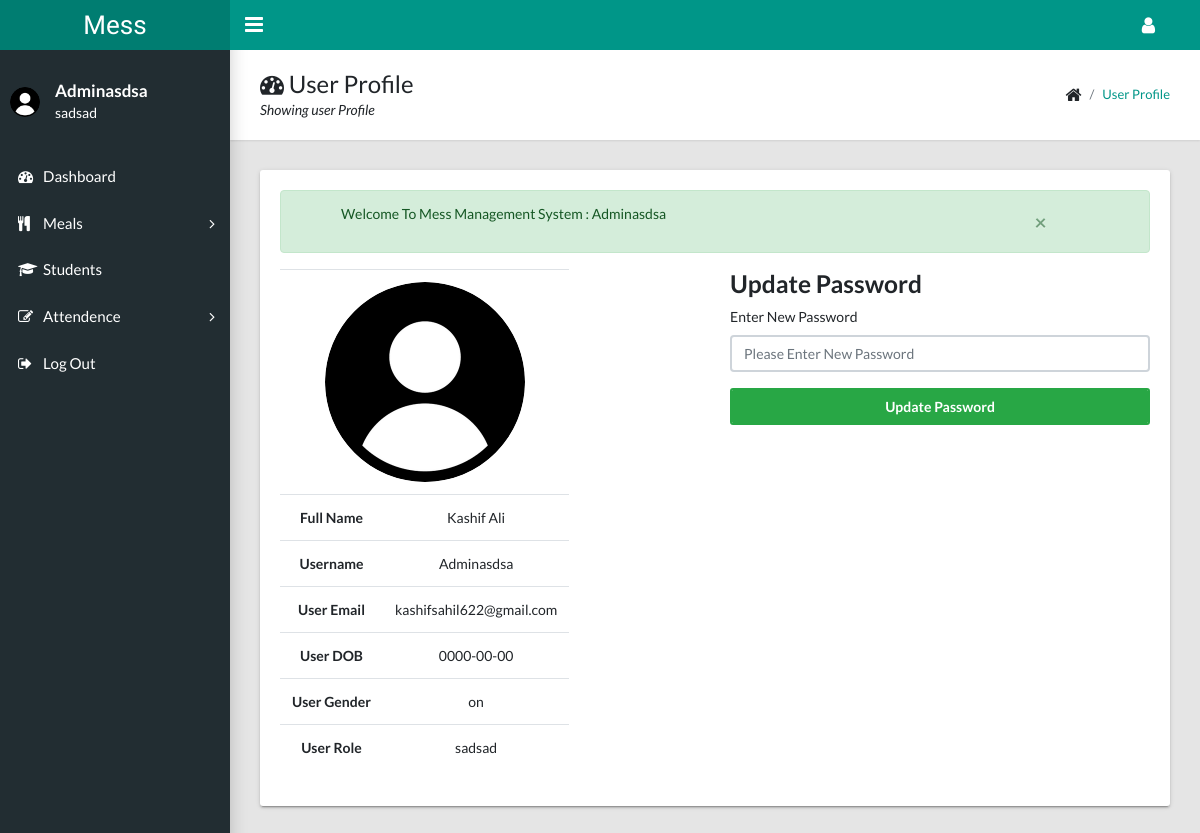
Screenshot of /profile.php (signed in) with the database file from the repository.
### tables this page shows
CREATE TABLE `users` (
  `id` int(11) NOT NULL,
  `full_name` varchar(150) NOT NULL,
  `username` varchar(150) NOT NULL,
  `email` varchar(200) NOT NULL,
  `password` varchar(255) NOT NULL,
  `dob` date NOT NULL,
  `gender` varchar(20) NOT NULL,
  `user_type` varchar(20) NOT NULL,
  `user_role` varchar(50) NOT NULL,
  `created_at` datetime NOT NULL,
  `created_by` varchar(150) NOT NULL
);

### profile.php (the view, shortened to what this page needs)
<?php
  include 'includes/connection.php';
  include 'includes/sessions.php';
  include 'includes/header.php';
?>
    <aside class="app-sidebar">
      <div class="app-sidebar__user"><img class="app-sidebar__user-avatar" width="30" height="30" src="images/user.png" alt="User Image">
        <div>
          <p class="app-sidebar__user-name font-weight-bold"><?php echo $_SESSION['login_user']; ?></p>
          <p class="app-sidebar__user-designation"><?php echo $_SESSION['user_role'] ?></p>
        </div>
      </div>
      <ul class="app-menu">
        <li><a class="app-menu__item" href="index.php"><i class="app-menu__icon fa fa-dashboard"></i><span class="app-menu__label">Dashboard</span></a></li>
        <li class="treeview"><a class="app-menu__item" href="#" data-toggle="treeview"><i class="app-menu__icon fa fa-cutlery"></i><span class="app-menu__label">Meals</span><i class="treeview-indicator fa fa-angle-right"></i></a>
        </li>
        <li><a class="app-menu__item" href="students.php"><i class="app-menu__icon fa fa-graduation-cap"></i><span class="app-menu__label">Students</span></a></li>
        <li class="treeview"><a class="app-menu__item" href="#" data-toggle="treeview"><i class="app-menu__icon fa fa-edit"></i><span class="app-menu__label">Attendence</span><i class="treeview-indicator fa fa-angle-right"></i></a>
        </li>
        <li><a class="app-menu__item" href="logout.php"><i class="app-menu__icon fa fa-sign-out"></i><span class="app-menu__label">Log Out</span></a></li>
      </ul>
    </aside>
    <main class="app-content">
      <div class="app-title">
        <div>
          <h1><i class="fa fa-dashboard"></i> User Profile</h1>
          <p>Showing user Profile</p>
        </div>
        <ul class="app-breadcrumb breadcrumb">
          <li class="breadcrumb-item"><i class="fa fa-home fa-lg"></i></li>
          <li class="breadcrumb-item"><a href="#">User Profile</a></li>
        </ul>
      </div>
      <div class="row">
        <div class="col-md-12">
          <div class="tile">
            <div class="tile-body">
              <?php
                  if (isset($_SESSION['message'])) {
                    message();
                  }
                ?>
              <div class="row">
                <div class="col-md-6">
                  <?php
                  $id=$_SESSION['login_id'];
                    $userq=mysqli_query($conn,"SELECT * FROM users WHERE id={$id}");
                    $user_set=mysqli_fetch_assoc($userq);
                   ?>
                   <table class="table table-responsive text-center">
                    <tr>
                      <td colspan="2">
                        <img src="images/user.png" alt="user Image" style="max-height: 200px; max-width: 200px;" class="img rounded-circle img-fluid">
                      </td>
                    </tr>
                    <tr>
                      <th>Full Name</th>
                      <td> <?php echo $user_set['full_name']; ?></td>
                    </tr>
                    <tr>
                      <th>Username</th>
                      <td> <?php echo $user_set['username']; ?></td>
                    </tr>
                    <tr>
                      <th>User Email</th>
                      <td> <?php echo $user_set['email']; ?></td>
                    </tr>
                    <tr>
                      <th>User DOB</th>
                      <td> <?php echo $user_set['dob']; ?></td>
                    </tr>
                    <tr>
                      <th>User Gender</th>
                      <td> <?php echo $user_set['gender']; ?></td>
                    </tr>
                    <tr>
                      <th>User Role</th>
                      <td> <?php echo $user_set['user_role']; ?></td>
                    </tr>
                   </table>
                </div>
                <div class="col-md-6">
                  <h3>Update Password</h3>
                  <form action="" method="POST">
                    <div class="form-group">
                      <label class="control-label">Enter New Password</label>
                      <input type="password" name="password" class="form-control" placeholder="Please Enter New Password" required>
                    </div>
                    <div class="form-group">
                      <input type="submit" value="Update Password" name="submit" class="btn btn-success form-control">
                    </div>
                  </form>
                </div>
              </div>
            </div>
          </div>
        </div>
      </div>
    </main>
  </body>
</html>

### rows the page displays
users: full_name "Kashif Ali", username "Adminasdsa", email "kashifsahil622@gmail.com", dob "0000-00-00", gender "on", user_role "sadsad"

### other values shown
$_SESSION['login_user'] "Adminasdsa"
$_SESSION['user_role'] "sadsad"
$_SESSION['message'] "Welcome To Mess Management System : Adminasdsa"
